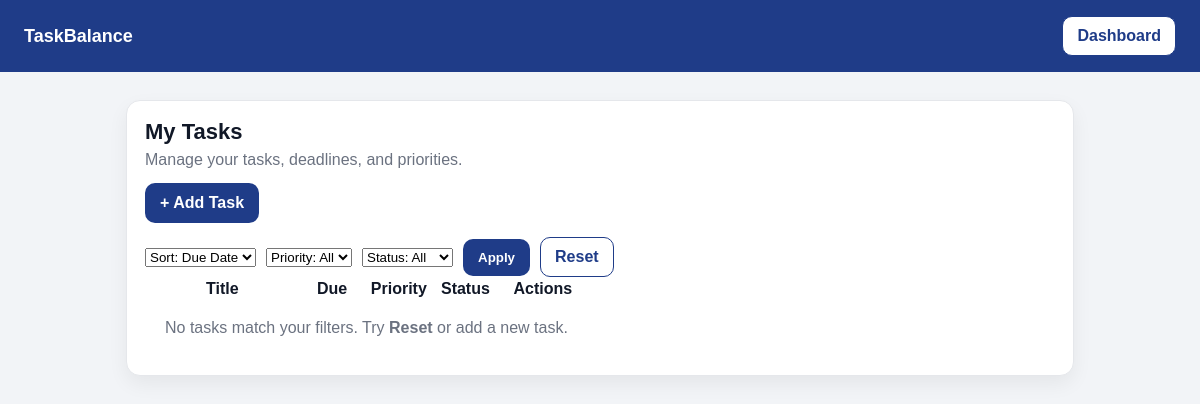
The page /view_tasks.php (signed in) on the database as committed earlier.
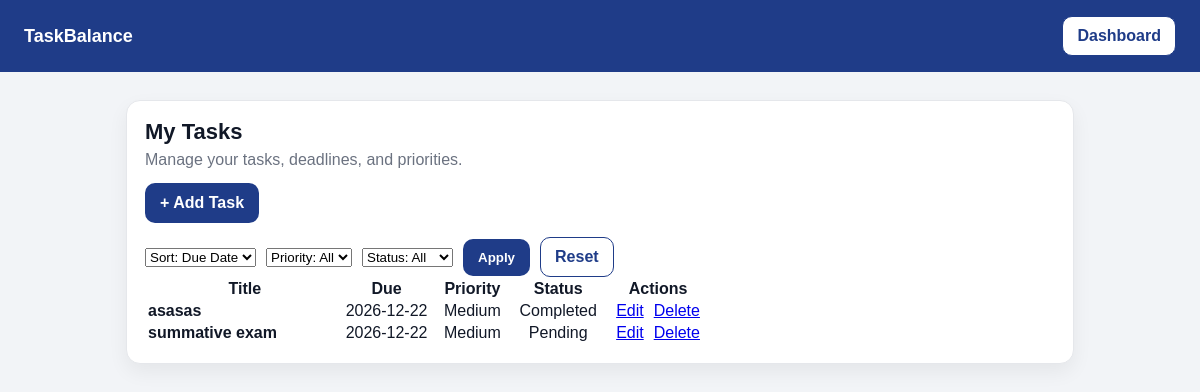
The same page on the database as committed later.
### tables this page shows
CREATE TABLE `tasks` (
  `task_id` int(11) NOT NULL,
  `user_id` int(11) NOT NULL,
  `title` varchar(200) NOT NULL,
  `description` text DEFAULT NULL,
  `due_date` date DEFAULT NULL,
  `priority` enum('Low','Medium','High') DEFAULT 'Medium',
  `difficulty` enum('Easy','Medium','Hard') DEFAULT 'Medium',
  `estimated_hours` int(11) DEFAULT 1,
  `status` enum('Pending','In Progress','Completed') DEFAULT 'Pending',
  `workload_score` int(11) DEFAULT 0,
  `created_at` timestamp NOT NULL DEFAULT current_timestamp(),
  `updated_at` timestamp NOT NULL DEFAULT current_timestamp() ON UPDATE current_timestamp()
);

### view_tasks.php (the view, shortened to what this page needs)
<?php
require "config.php";
$user_id = $_SESSION["user_id"];
$sort = $_GET["sort"] ?? "due";
$orderBy = "due_date ASC";
$sql = "SELECT task_id, title, due_date, priority, status FROM tasks WHERE user_id = ?";
$params = [$user_id];
$types = "i";
$sql .= " ORDER BY $orderBy";
$stmt = $conn->prepare($sql);
$stmt->bind_param($types, ...$params);
$stmt->execute();
$result = $stmt->get_result();
function priorityClass($p) {
  $p = strtolower($p);
  if ($p === "medium") return "p-medium";
  return "p-low";
}
?>
<!doctype html>
<html>
<head>
  <link rel="stylesheet" href="style.css">
</head>
<body>
<div class="nav">
  <div class="brand">TaskBalance</div>
  <a class="btn btn-outline" href="dashboard.php">Dashboard</a>
</div>
<div class="container">
  <div class="card">
    <div class="header-row">
      <div>
        <h1 style="margin:0;">My Tasks</h1>
        <p class="muted" style="margin:6px 0 0;">Manage your tasks, deadlines, and priorities.</p>
      </div>
      <div class="actions">
        <a class="btn btn-primary" href="add_task.php">+ Add Task</a>
      </div>
    </div>
    <form method="GET" style="margin-top:14px;">
      <div style="display:flex; gap:10px; flex-wrap:wrap; align-items:center;">
        <select name="sort">
          <option value="due" <?php if($sort==="due") echo "selected"; ?>>Sort: Due Date</option>
        </select>
        <select name="priority">
          <option value="All">Priority: All</option>
        </select>
        <select name="status">
          <option value="All">Status: All</option>
        </select>
        <button class="btn btn-primary" type="submit">Apply</button>
        <a class="btn btn-outline" href="view_tasks.php">Reset</a>
      </div>
    </form>
    <div class="table-wrap">
      <table>
        <tr>
          <th style="width:35%;">Title</th>
          <th style="width:15%; text-align:center;">Due</th>
          <th style="width:15%; text-align:center;">Priority</th>
          <th style="width:15%; text-align:center;">Status</th>
          <th style="width:20%; text-align:center;">Actions</th>
        </tr>
        <?php if ($result->num_rows === 0): ?>
          <tr>
            <td colspan="5" class="muted" style="padding:18px;">
              No tasks match your filters. Try <strong>Reset</strong> or add a new task.
            </td>
          </tr>
        <?php else: ?>
          <?php while ($row = $result->fetch_assoc()): ?>
            <tr>
              <td>
                <strong><?php echo htmlspecialchars($row["title"]); ?></strong>
              </td>
              <td style="text-align:center;">
                <?php echo htmlspecialchars($row["due_date"]); ?>
              </td>
              <td style="text-align:center;">
                <span class="pill <?php echo priorityClass($row["priority"]); ?>">
                  <?php echo htmlspecialchars($row["priority"]); ?>
                </span>
              </td>
              <td style="text-align:center;">
                <span class="status status-<?php echo str_replace(' ', '\\ ', $row["status"]); ?>">
                  <?php echo htmlspecialchars($row["status"]); ?>
                </span>
              </td>
              <td style="text-align:center;">
                <div style="display:flex; justify-content:center; gap:10px; flex-wrap:wrap;">
                  <a class="action-btn action-edit"
                     href="edit_task.php?id=<?php echo (int)$row["task_id"]; ?>">
                    Edit
                  </a>
                  <a class="action-btn action-del"
                     href="delete_task.php?id=<?php echo (int)$row["task_id"]; ?>"
                     onclick="return confirm('Delete this task?');">
                    Delete
                  </a>
                </div>
              </td>
            </tr>
          <?php endwhile; ?>
        <?php endif; ?>
      </table>
    </div>
  </div>
</div>
</body>
</html>

### style.css (style rules this page uses)
* { box-sizing: border-box; }
body { margin:0; font-family: Arial, Helvetica, sans-serif; background:#f2f4f7; color:#111827; }
.nav { background:#1f3c88; color:white; padding:16px 24px; display:flex; align-items:center; justify-content:space-between; }
.nav .brand { font-weight:700; font-size:18px; }
.container { max-width: 980px; margin: 28px auto; padding: 0 16px; }
.card { background:white; border:1px solid #e5e7eb; border-radius:14px; padding:18px; box-shadow: 0 8px 20px rgba(0,0,0,.06); }
h1 { margin:0 0 6px 0; font-size:22px; }
.muted { color:#6b7280; margin:0; }
.btn { display:inline-block; padding:10px 14px; border-radius:10px; text-decoration:none; font-weight:700; border:1px solid transparent; }
.btn-primary { background:#1f3c88; color:white; }
.btn-outline { background:white; color:#1f3c88; border-color:#1f3c88; }
.actions { margin-top: 14px; display:flex; gap:10px; flex-wrap:wrap; }

Rows that differ between the two databases and show on the page:
added tasks: title "asasas", due_date "2026-12-22", priority "Medium", status "Completed"
added tasks: title "summative exam", due_date "2026-12-22", priority "Medium", status "Pending"
Other text that changed with them:
text no longer shown: "No tasks match your filters. Try Reset or add a new task."
